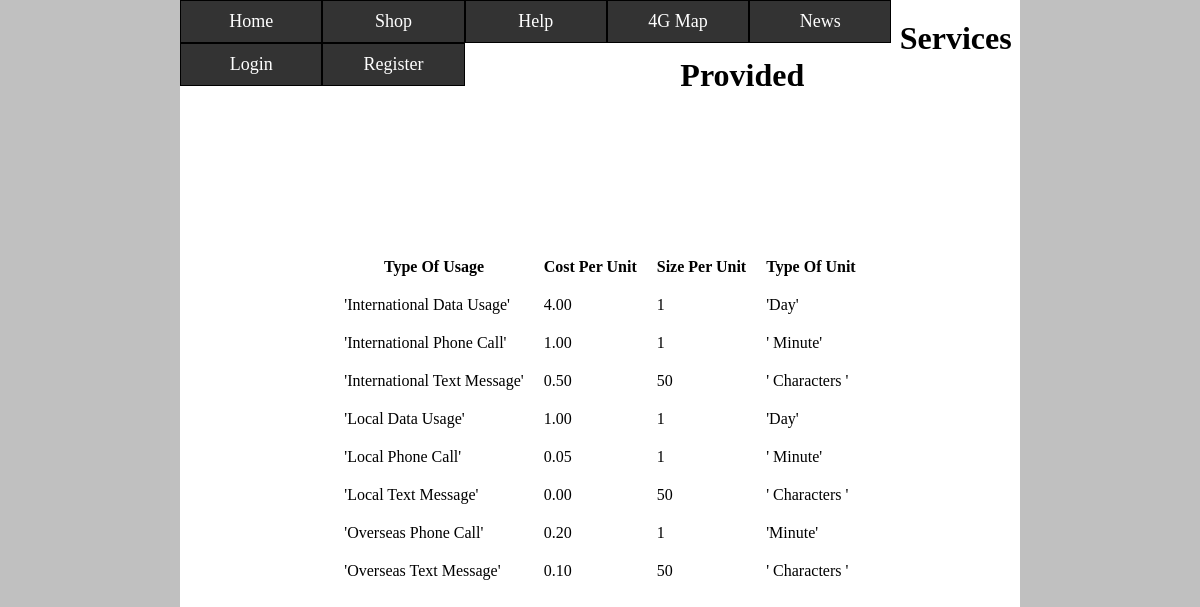
/selectFromUsage.php, run on the app's committed database.
### tables this page shows
CREATE TABLE IF NOT EXISTS `price_list` (
  `type_of_service` varchar(50) NOT NULL,
  `unit_cost` decimal(3,2) NOT NULL,
  `unit_size` int(5) NOT NULL,
  `unit_type` varchar(20) NOT NULL,
  PRIMARY KEY (`type_of_service`),
  KEY `type_of_service` (`type_of_service`),
  KEY `type_of_service_2` (`type_of_service`),
  KEY `type_of_service_3` (`type_of_service`),
  KEY `type_of_service_4` (`type_of_service`)
);

### selectFromUsage.php (the view, shortened to what this page needs)
<!DOCTYPE html>
<html>
<head>
<head>
    <link rel="stylesheet" href="webstyles.css">
</head>
	<body >
		<div id="wrapper">
			<header>
				<a href="home.html" class="button">Home</a>
				<a href="shop.html" class="button">Shop</a>
				<a href="help.html" class="button">Help</a>
				<a href="http://freq.ie/mobile-coverage-map-ireland/" class="button">4G Map</a>
				<a href="http://www.thejournal.ie/smartphones/news/" class="button">News</a>
				<a href="login.php" class="button">Login</a>
				<a href="register.php" class="button">Register</a>
			</header>
			<?php
				$con = mysqli_connect("localhost","root","","natadatabase");
				$result = mysqli_query($con,"SELECT type_of_service, unit_cost, unit_size, unit_type FROM price_list");
				echo "<div align = 'center'><h1 ALIGN = 'CENTER'>Services Provided</h1>";
				echo "<table border = '0' ALIGN = 'CENTER' CELLSPACING = '20'>
				<tr>
				<th>Type Of Usage</th>
				<th>Cost Per Unit</th>
				<th>Size Per Unit</th>
				<th>Type Of Unit</th>
				</tr>";
				while($row = mysqli_fetch_array($result))
				{
					echo "<tr>";
					echo "<td>".$row['type_of_service']."</td>";
					echo "<td>".$row['unit_cost']."</td>";
					echo "<td>".$row['unit_size']."</td>";
					echo "<td>".$row['unit_type']."</td>";
					echo "</tr>";
					echo "<br>";
				}
			?>
			</div>
		</div>
	</body>
</html>

### webstyles.css (style rules this page uses)
body { background-color: #C0C0C0; }
* { margin: 0; padding: 0; }
#wrapper { overflow: hidden; width: 70%; margin: auto; background-color: white; min-height: 100%; height: auto !important; }
header { background-color:#A9D0F5; text-align: center; margin-bottom: 20px; }
.button { float: left; background-color: #333333; border: 1px solid black; color: white; padding: 10px 30px; width: 80.3px; text-align: center; text-decoration: none; display: inline-block; font-size: 18px; }

### selectFromUsage.php (style rules this page uses)
table { border: 0px; margin-bottom:200px; margin-top: 0px; padding:0; position:relative; }

### data on the page
price_list: type_of_service "'International Data Usage'", unit_cost "4.00", unit_size "1", unit_type "'Day'"
price_list: type_of_service "'International Phone Call'", unit_cost "1.00", unit_size "1", unit_type "' Minute'"
price_list: type_of_service "'International Text Message'", unit_cost "0.50", unit_size "50", unit_type "' Characters '"
price_list: type_of_service "'Local Data Usage'", unit_cost "1.00", unit_size "1", unit_type "'Day'"
price_list: type_of_service "'Local Phone Call'", unit_cost "0.05", unit_size "1", unit_type "' Minute'"
price_list: type_of_service "'Local Text Message'", unit_cost "0.00", unit_size "50", unit_type "' Characters '"
price_list: type_of_service "'Overseas Phone Call'", unit_cost "0.20", unit_size "1", unit_type "'Minute'"
price_list: type_of_service "'Overseas Text Message'", unit_cost "0.10", unit_size "50", unit_type "' Characters '"
